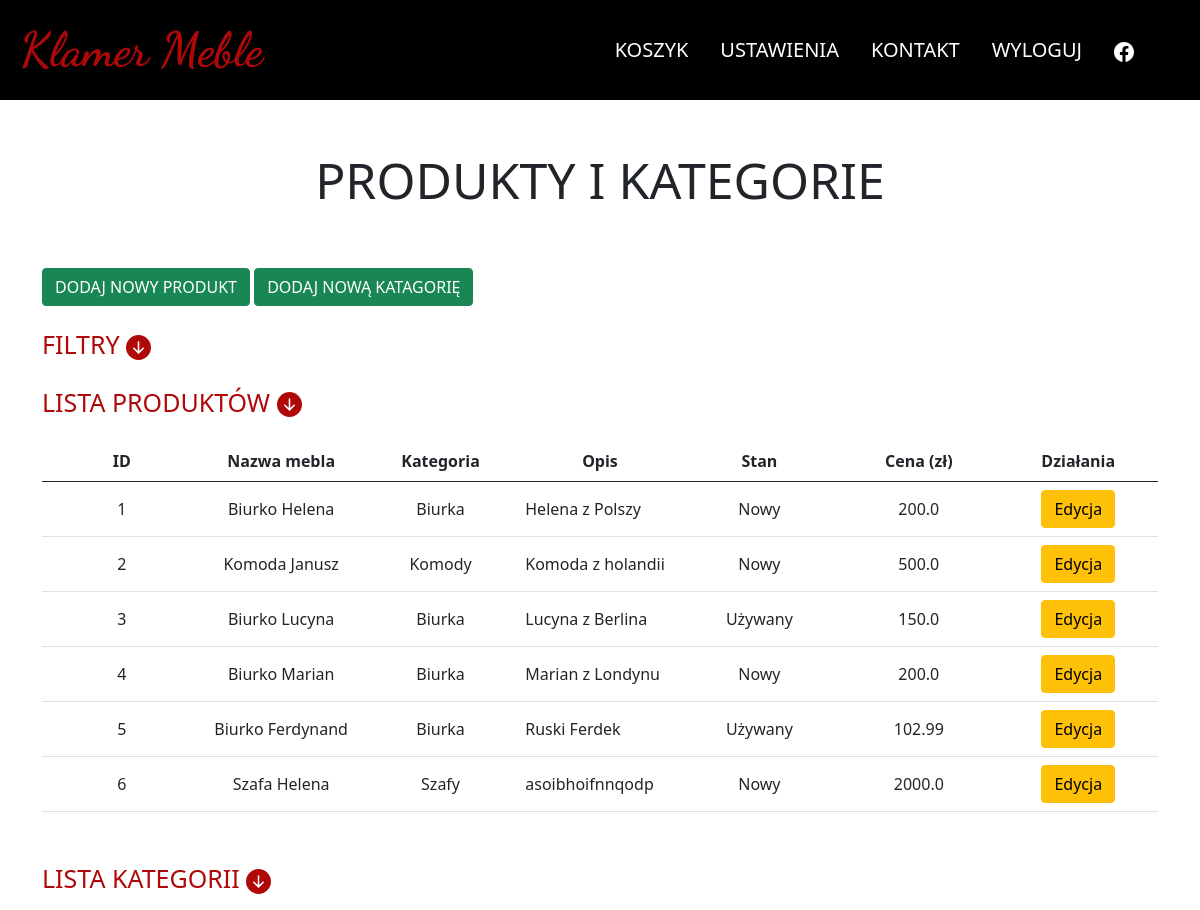
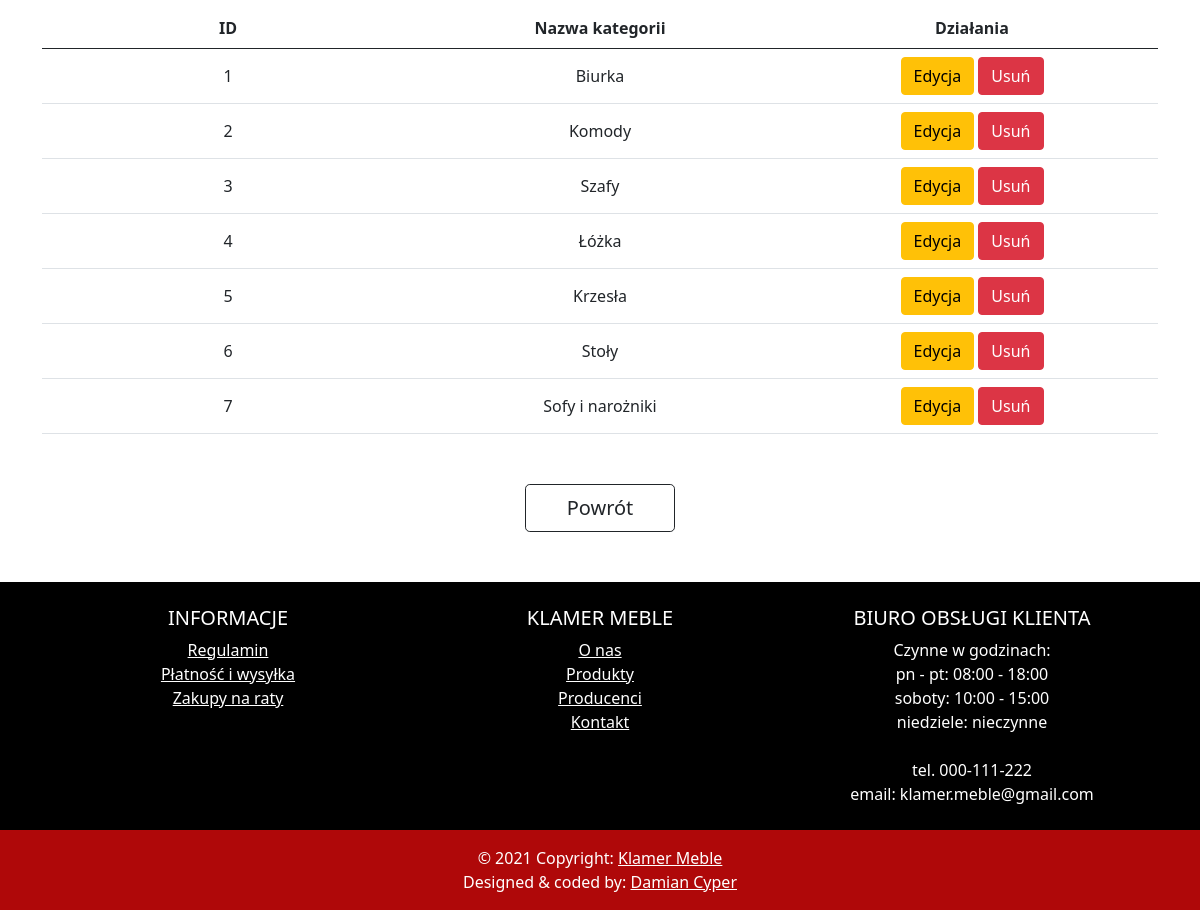
Page /settings/all_products (signed in) on the committed database (2 pictures, top to bottom).
### store/models.py (models this page shows, shortened)
class Furniture(models.Model):
    name = models.CharField(max_length=255)
    type = models.ForeignKey(FurnitureType, on_delete=models.CASCADE)
    state = models.CharField(choices=STATE, default='new', max_length=20)
    price = models.FloatField(default=200)
    origin = models.CharField(max_length=255)
    material = models.CharField(max_length=255)
    amount = models.IntegerField(default=0)
    description = models.TextField()
    warranty_time = models.IntegerField(default=0)
    discount = models.IntegerField(default=0)
    height = models.IntegerField()
    width = models.IntegerField()
    depth = models.IntegerField()
    rating = models.IntegerField(default=0)
    url1 = models.URLField(default='', blank=True)
    url2 = models.URLField(default='', blank=True)
    url3 = models.URLField(default='', blank=True)

class FurnitureType(models.Model):
    name = models.CharField(max_length=255)
    url = models.URLField(default='', blank=True)
    def __str__(self):
        return str(self.name)

### store/views.py (the view)
# urls.py: path('settings/all_products', staff_member_required(AllProductsView.as_view(template_name='products_all.html')), name='all_products'),
class AllProductsView(SuperUserCheck, generic.ListView):
    model = Furniture
    def get_queryset(self):
        products = super().get_queryset()
        prod_id = self.request.GET.get('prod_id', None)
        price_from = self.request.GET.get('price_from', None)
        price_to = self.request.GET.get('price_to', None)
        category = self.request.GET.get('category', None)
        prod_name = self.request.GET.get('prod_name', None)
        state = self.request.GET.get('state', None)
        if prod_id:
            products = products.filter(id=prod_id)
        if price_from:
            products = products.filter(price__gte=price_from)
        if price_to:
            products = products.filter(price__lte=price_to)
        if category:
            products = products.filter(type__name=category)
        if prod_name:
            products = products.filter(name=prod_name)
        if state:
            products = products.filter(state=state)
        return products
    def get_context_data(self, **kwargs):
        context = super().get_context_data(**kwargs)
        context['categories'] = FurnitureType.objects.all()
        return context

### store/views.py (called while the page is built)
    def test_func(self):
        return self.request.user.is_superuser

### store/templates/products_all.html (shortened to what this page needs)
{% extends 'navMenu.html' %}
{% block additional %}
    {% load static %}
        <link href="{% static 'store/all_products.css' %}" rel="stylesheet">
    {% endblock %}
{% block main %}
    <div class="container">
        <h3>Produkty i kategorie</h3>
    </div>
    <div style="min-height: 74vh; margin: 0 auto;" class="container">
        <a class="btn btn-success" href="{% url 'edit_product_admin' 0 %}">DODAJ NOWY PRODUKT</a>
        <a class="btn btn-success" href="{% url 'category_edit' 0 %}">DODAJ NOWĄ KATAGORIĘ</a>
        <a class="heading" data-bs-toggle="collapse" href="#filters" role="button" aria-expanded="false" aria-controls="collapseExample">
          Filtry
          <svg xmlns="http://www.w3.org/2000/svg" width="25" height="25" fill="currentColor" class="bi bi-arrow-down-circle-fill" viewBox="0 0 16 16">
              <path d="M16 8A8 8 0 1 1 0 8a8 8 0 0 1 16 0zM8.5 4.5a.5.5 0 0 0-1 0v5.793L5.354 8.146a.5.5 0 1 0-.708.708l3 3a.5.5 0 0 0 .708 0l3-3a.5.5 0 0 0-.708-.708L8.5 10.293V4.5z"/>
          </svg>
        </a>
        <a class="heading collapsed" data-bs-toggle="collapse" href="#products" role="button" aria-expanded="true" aria-controls="collapseExample">
          Lista produktów
          <svg xmlns="http://www.w3.org/2000/svg" width="25" height="25" fill="currentColor" class="bi bi-arrow-down-circle-fill" viewBox="0 0 16 16">
              <path d="M16 8A8 8 0 1 1 0 8a8 8 0 0 1 16 0zM8.5 4.5a.5.5 0 0 0-1 0v5.793L5.354 8.146a.5.5 0 1 0-.708.708l3 3a.5.5 0 0 0 .708 0l3-3a.5.5 0 0 0-.708-.708L8.5 10.293V4.5z"/>
          </svg>
        </a>
        <div id="products" class="mb-5 collapse show">
          <table class="table align-middle">
            <thead style="text-align: center;">
                <tr>
                    <th style="max-width: 20px">ID</th>
                    <th>Nazwa mebla</th>
                    <th>Kategoria</th>
                    <th>Opis</th>
                    <th>Stan</th>
                    <th>Cena (zł)</th>
                    <th>Działania</th>
                </tr>
            </thead>
            <tbody>
                {% for furniture in object_list %}
                  <tr style="text-align: center">
                      <td style="max-width: 20px">{{furniture.id}}</td>
                      <td>{{furniture.name}}</td>
                      <td>{{furniture.type}}</td>
                      <td style="max-width: 40vw; padding: 0 5px; text-align: left">{{furniture.description}}</td>
                      <td>
                          {% if furniture.state == 'used' %}
                              Używany
                          {% else %}
                              Nowy
                          {% endif %}
                      </td>
                      <td>{{furniture.price}}</td>
                      <td>
                        <a class="btn btn-warning" href="{% url 'edit_product_admin' furniture.id %}">Edycja</a>
                      </td>
                  </tr>
                {% endfor %}
            </tbody>
          </table>
        </div>
        <a class="heading collapsed" data-bs-toggle="collapse" href="#categories" role="button" aria-expanded="true" aria-controls="collapseExample">
          Lista kategorii
          <svg xmlns="http://www.w3.org/2000/svg" width="25" height="25" fill="currentColor" class="bi bi-arrow-down-circle-fill" viewBox="0 0 16 16">
              <path d="M16 8A8 8 0 1 1 0 8a8 8 0 0 1 16 0zM8.5 4.5a.5.5 0 0 0-1 0v5.793L5.354 8.146a.5.5 0 1 0-.708.708l3 3a.5.5 0 0 0 .708 0l3-3a.5.5 0 0 0-.708-.708L8.5 10.293V4.5z"/>
          </svg>
        </a>
        <div id="categories" class="mb-5 collapse show">
          <table class="table align-middle">
            <thead style="text-align: center;">
                <tr>
                    <th style="max-width: 20px">ID</th>
                    <th>Nazwa kategorii</th>
                    <th>Działania</th>
                </tr>
            </thead>
            <tbody>
                {% for category in categories %}
                  <tr style="text-align: center">
                      <td style="max-width: 20px">{{category.id}}</td>
                      <td>{{category.name}}</td>
                      <td>
                          <a class="btn btn-warning" href="{% url 'category_edit' category.id %}">Edycja</a>
                          <a class="btn btn-danger" href="{% url 'delete_category' category.id %}" id="delete_btn">Usuń</a>
                      </td>
                  </tr>
                {% endfor %}
            </tbody>
          </table>
        </div>
        <a type="button" class="btn btn-lg btn-outline-dark" href="/settings" id="go_back">Powrót</a>
    </div>
{% endblock %}

### store/static/store/all_products.css (style rules this page uses)
#go_back { margin: 50px auto; display: block; width: 150px; }
h3 { text-transform: uppercase; font-size: 50px!important; text-align: center; padding: 50px 0; }
.heading { display: block; font-size: 25px; text-decoration: none; color: #af0809; text-transform: uppercase; margin: 20px auto; }
td { white-space: nowrap; overflow: hidden; text-overflow: ellipsis; }
table { table-layout: fixed; }

### templates/base.html (style rules this page uses)
* { scrollbar-color: #af0809 #e4e4e4; scrollbar-width: 15px; }

### rows in the picture
Furniture: id "1", name "Biurko Helena", type "Biurka", description "Helena z Polszy", state "Nowy", price "200.0"
Furniture: id "2", name "Komoda Janusz", type "Komody", description "Komoda z holandii", state "Nowy", price "500.0"
Furniture: id "3", name "Biurko Lucyna", type "Biurka", description "Lucyna z Berlina", state "Używany", price "150.0"
Furniture: id "4", name "Biurko Marian", type "Biurka", description "Marian z Londynu", state "Nowy", price "200.0"
Furniture: id "5", name "Biurko Ferdynand", type "Biurka", description "Ruski Ferdek", state "Używany", price "102.99"
Furniture: id "6", name "Szafa Helena", type "Szafy", description "asoibhoifnnqodp", state "Nowy", price "2000.0"
FurnitureType: id "1", name "Biurka"
FurnitureType: id "2", name "Komody"
FurnitureType: id "3", name "Szafy"
FurnitureType: id "4", name "Łóżka"
FurnitureType: id "5", name "Krzesła"
FurnitureType: id "6", name "Stoły"
FurnitureType: id "7", name "Sofy i narożniki"
